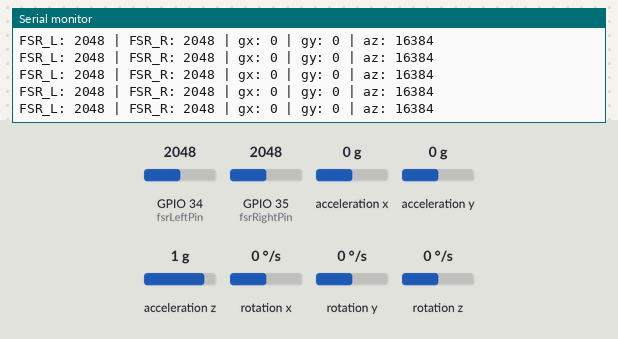
Recording of a sketch running on a simulated ESP32. On the bench: the last lines printed to the serial monitor. Inputs (shaded band) come from the test bench; at power-on: GPIO 35 (fsrRightPin) = 2048, GPIO 34 (fsrLeftPin) = 2048, acceleration x 0 g, acceleration y 0 g, acceleration z 1 g, rotation x 0 °/s, rotation y 0 °/s, rotation z 0 °/s. USB keyboard and mouse output is not drawn.

Above: at 6.2 s.
6.3 s: GPIO 35 (fsrRightPin) set to 1067
At 7.0 s:
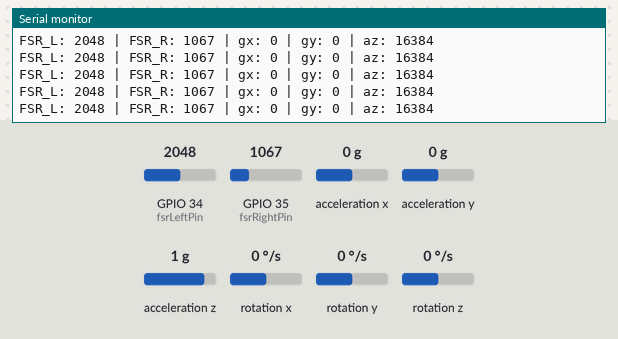
7.8 s: GPIO 35 (fsrRightPin) set to 936
At 8.3 s:
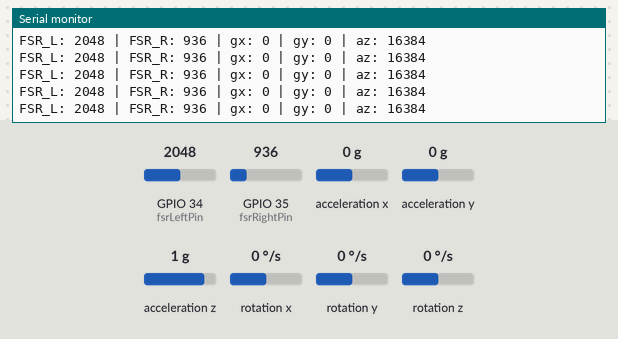
Timing chart, 0 to 10.8 s (numbered marks = the images above; inputs shaded):
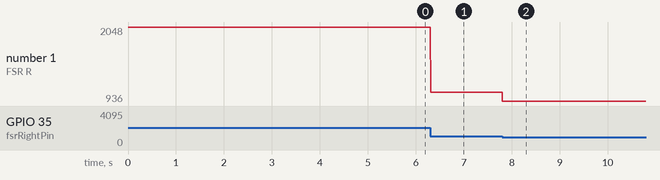

Measured:
- after the input at 6.3 s, the serial monitor: prints a new line at once (image 1)
- after the input at 7.8 s, the serial monitor: prints a new line at once (image 2)
- plotted number 1: 2048 → 1067 after the input at 6.3 s, 1067 → 936 after the input at 7.8 s

The sketch:

Func.keyboard.ino
```cpp
// Mojo Wave - Gauntlet Function Keyboard Only
// ESP32 + MPU6050 + 2x FSRs | Tap + Motion Shortcuts via BLE Keyboard

#include <Wire.h>
#include <MPU6050.h>
#include <BleKeyboard.h>

MPU6050 mpu;
BleKeyboard bleKeyboard;

// === Pin Configuration ===
const int fsrLeftPin = 34;
const int fsrRightPin = 35;

// === Thresholds ===
const int fsrThreshold = 300;
const int swipeRightThresh = 9000;
const int swipeLeftThresh = -7000;
const int tiltUpThresh = 20000;
const int thrustDownThresh = 18000;

unsigned long lastTriggerTime = 0;
const unsigned long triggerCooldown = 600;

void setup() {
  Serial.begin(115200);
  Wire.begin(21, 22);

  mpu.initialize();
  if (!mpu.testConnection()) {
    Serial.println("MPU6050 not connected!");
    while (1);
  }
  Serial.println("MPU6050 ready");

  bleKeyboard.begin();
}

void loop() {
  if (!bleKeyboard.isConnected()) {
    delay(500);
    return;
  }

  // Read FSR
  int fsrLeftValue = analogRead(fsrLeftPin);
  int fsrRightValue = analogRead(fsrRightPin);

  // Read MPU Motion
  int16_t ax, ay, az, gx, gy, gz;
  mpu.getMotion6(&ax, &ay, &az, &gx, &gy, &gz);

  Serial.print("FSR_L: "); Serial.print(fsrLeftValue);
  Serial.print(" | FSR_R: "); Serial.print(fsrRightValue);
  Serial.print(" | gx: "); Serial.print(gx);
  Serial.print(" | gy: "); Serial.print(gy);
  Serial.print(" | az: "); Serial.println(az);

  if (millis() - lastTriggerTime < triggerCooldown) return;

  // === Tap + Motion Combos ===

  if (fsrLeftValue > fsrThreshold) {
    if (gx > swipeRightThresh) {
      Serial.println("➡️ Ctrl + C (Copy)");
      bleKeyboard.press(KEY_LEFT_CTRL);
      bleKeyboard.press('c');
      bleKeyboard.releaseAll();
    }
    else if (gx < swipeLeftThresh) {
      Serial.println("⬅️ Ctrl + V (Paste)");
      bleKeyboard.press(KEY_LEFT_CTRL);
      bleKeyboard.press('v');
      bleKeyboard.releaseAll();
    }
    else if (gy > tiltUpThresh) {
      Serial.println("⤴️ Ctrl + Z (Undo)");
      bleKeyboard.press(KEY_LEFT_CTRL);
      bleKeyboard.press('z');
      bleKeyboard.releaseAll();
    }
    else if (az > thrustDownThresh) {
      Serial.println("⏎ Enter");
      bleKeyboard.write(KEY_RETURN);
    }

    lastTriggerTime = millis(); // Cooldown
  }

  delay(20);
}
```
